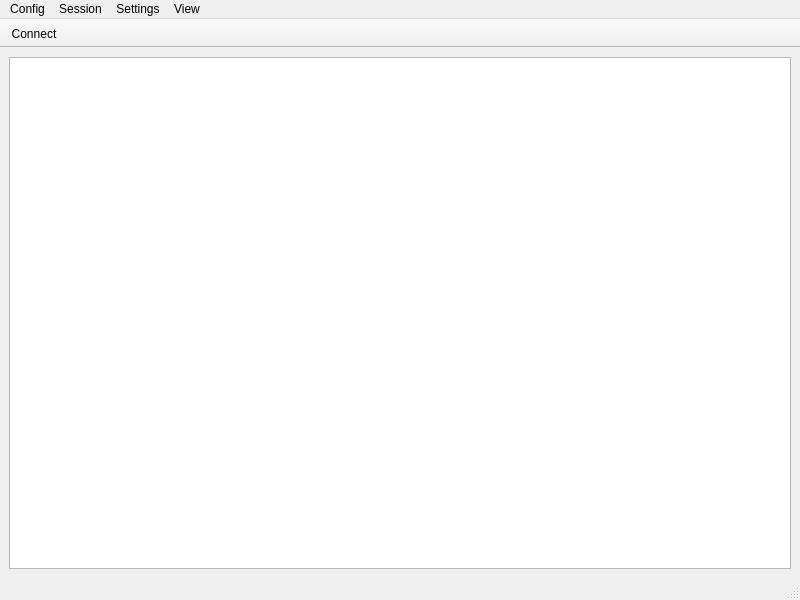
<?xml version="1.0" encoding="UTF-8"?>
<ui version="4.0">
 <class>imcc</class>
 <widget class="QMainWindow" name="imcc">
  <property name="geometry">
   <rect>
    <x>0</x>
    <y>0</y>
    <width>800</width>
    <height>600</height>
   </rect>
  </property>
  <property name="windowTitle">
   <string>MainWindow</string>
  </property>
  <widget class="QWidget" name="centralwidget">
   <layout class="QHBoxLayout" name="horizontalLayout">
    <item>
     <widget class="DockArea" name="graphicsView"/>
    </item>
   </layout>
  </widget>
  <widget class="QMenuBar" name="menubar">
   <property name="geometry">
    <rect>
     <x>0</x>
     <y>0</y>
     <width>800</width>
     <height>21</height>
    </rect>
   </property>
   <widget class="QMenu" name="menuSession">
    <property name="title">
     <string>Session</string>
    </property>
   </widget>
   <widget class="QMenu" name="menuConfig">
    <property name="title">
     <string>Config</string>
    </property>
    <addaction name="action_configLoad"/>
    <addaction name="action_configSave"/>
   </widget>
   <widget class="QMenu" name="menuSettings">
    <property name="title">
     <string>Settings</string>
    </property>
    <addaction name="action_openConfiguration"/>
   </widget>
   <widget class="QMenu" name="menuView">
    <property name="title">
     <string>View</string>
    </property>
    <addaction name="action_viewConsole"/>
    <addaction name="action_viewBootload"/>
   </widget>
   <addaction name="menuConfig"/>
   <addaction name="menuSession"/>
   <addaction name="menuSettings"/>
   <addaction name="menuView"/>
  </widget>
  <widget class="QStatusBar" name="statusbar"/>
  <widget class="QToolBar" name="toolBar">
   <property name="windowTitle">
    <string>toolBar</string>
   </property>
   <property name="movable">
    <bool>false</bool>
   </property>
   <attribute name="toolBarArea">
    <enum>TopToolBarArea</enum>
   </attribute>
   <attribute name="toolBarBreak">
    <bool>false</bool>
   </attribute>
   <addaction name="actionConnect"/>
  </widget>
  <action name="actionConnect">
   <property name="checkable">
    <bool>true</bool>
   </property>
   <property name="text">
    <string>Connect</string>
   </property>
   <property name="toolTip">
    <string>Connect</string>
   </property>
  </action>
  <action name="action_configLoad">
   <property name="text">
    <string>Load</string>
   </property>
  </action>
  <action name="action_configSave">
   <property name="text">
    <string>Save</string>
   </property>
  </action>
  <action name="action_openConfiguration">
   <property name="text">
    <string>Configuration</string>
   </property>
  </action>
  <action name="action_viewConsole">
   <property name="checkable">
    <bool>true</bool>
   </property>
   <property name="checked">
    <bool>true</bool>
   </property>
   <property name="text">
    <string>Console</string>
   </property>
  </action>
  <action name="action_viewBootload">
   <property name="checkable">
    <bool>true</bool>
   </property>
   <property name="checked">
    <bool>true</bool>
   </property>
   <property name="text">
    <string>STm32 Bootload</string>
   </property>
  </action>
 </widget>
 <customwidgets>
  <customwidget>
   <class>DockArea</class>
   <extends>QGraphicsView</extends>
   <header>dockarea.h</header>
  </customwidget>
 </customwidgets>
 <resources/>
 <connections/>
</ui>
